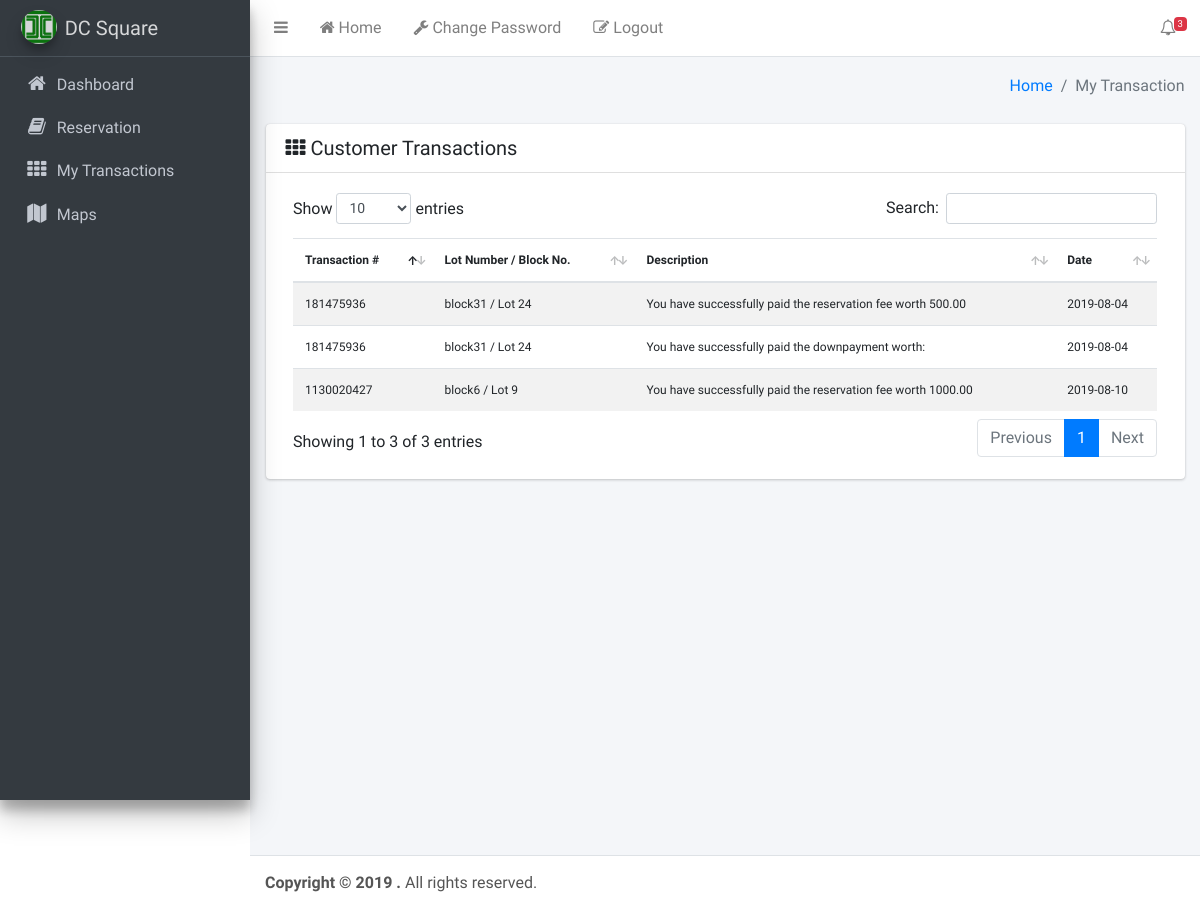
The app's page /user/mytransaction.php (signed in), older data.
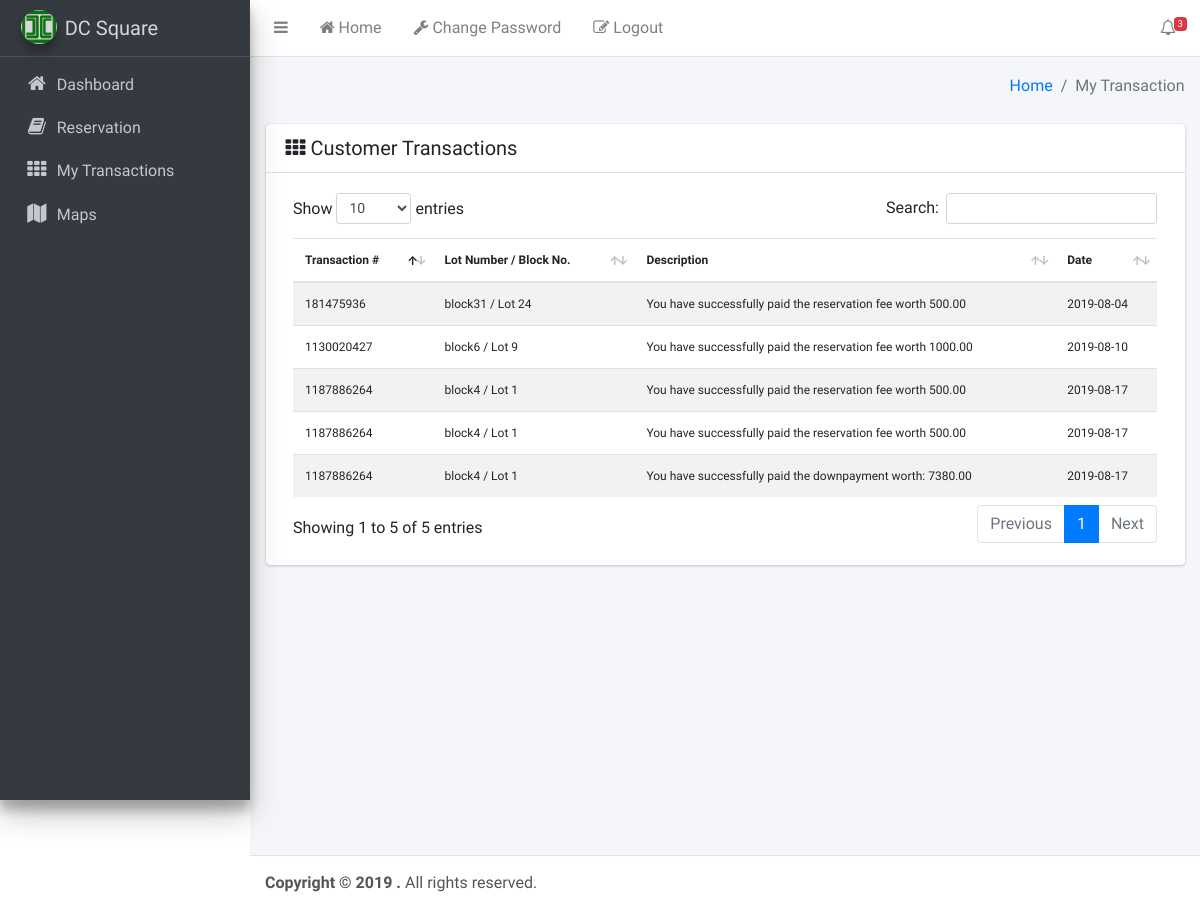
The same page, newer data.
### tables this page shows
CREATE TABLE `payment_list` (
  `PL_ID` int(11) NOT NULL,
  `reservation_id` int(11) NOT NULL,
  `customer_id` int(11) NOT NULL,
  `payment_desc` text NOT NULL,
  `total_payment` float(10,2) NOT NULL,
  `date_created` varchar(255) NOT NULL
);

CREATE TABLE `reservation` (
  `reservation_id` int(11) NOT NULL,
  `map_id` int(11) NOT NULL,
  `tcode` int(11) NOT NULL,
  `ID` int(11) NOT NULL,
  `terms` int(11) NOT NULL,
  `reservation_fee` float(10,2) NOT NULL,
  `dp` float(10,2) NOT NULL,
  `total_installment` float(10,2) NOT NULL,
  `date_created` text NOT NULL,
  `r_status` int(11) NOT NULL COMMENT '0=draft, 1= paid dp, 2=cancelled'
);

CREATE TABLE `map_box` (
  `id` int(11) NOT NULL,
  `block_no` varchar(255) DEFAULT NULL,
  `lot_price` float(10,2) NOT NULL,
  `lot_no` varchar(255) DEFAULT NULL,
  `box_name` varchar(255) DEFAULT NULL,
  `box_age` varchar(255) DEFAULT NULL,
  `box_date` varchar(255) DEFAULT NULL,
  `box_due_date` varchar(255) DEFAULT NULL,
  `box_status` varchar(255) DEFAULT NULL
);

### user/mytransaction.php (the view, shortened to what this page needs)
<?php
  include'../config/db.php';
?>
<?php include'../assets/header.php';?>
<body class="hold-transition sidebar-mini">
<div class="wrapper">
<?php include'../assets/nav.php';?>
<?php include'../assets/sidebar.php'?>
  <div class="content-wrapper">
    <div class="content-header">
      <div class="container-fluid">
        <div class="row mb-2">
          <div class="col-sm-6">
          </div>
          <div class="col-sm-6">
            <ol class="breadcrumb float-sm-right">
              <li class="breadcrumb-item"><a href="index.php">Home</a></li>
              <li class="breadcrumb-item active">My Transaction</li>
            </ol>
          </div>
        </div>
      </div>
    </div>
    <div class="content">
      <div class="container-fluid">
        <div class="row">
          <div class="col-lg-12">
            <div class="card">
              <div class="card-header">
                <h5 class="m-0"><i class="fa fa-th"></i> Customer Transactions </h5>
              </div>
              <div class="card-body">
              <table class="table table-striped" id="example1" style="font-size:12px;">
  <thead>
  <tr>
    <th>Transaction # </th>
    <th>Lot Number / Block No.</th>
    <th>Description</th>
    <th>Date</th>
  </tr>
  </thead>
  <tbody>
<?php
  $query = $dbcon->query("SELECT * FROM payment_list
    INNER JOIN reservation on reservation.reservation_id = payment_list.reservation_id
    INNER JOIN map_box on map_box.id = reservation.map_id WHERE customer_id = '".$_SESSION['ID']."'") or die(mysqli_error());
  while($row = $query->fetch_assoc()){
?>
<tr>
    <td><?php echo $row['tcode']?></td>
    <td><?php echo $row['block_no']?> / <?php echo $row['lot_no']?></td>
    <td><?php echo $row['payment_desc']?></td>
    <td><?php echo $row['date_created']?></td>
  </tr>
<?php
}
?>
    </tbody>
</table>
              </div>
            </div>
          </div>
        </div>
      </div>
    </div>
  </div>
<?php include'../assets/footer.php';?>
</body>
</html>

### assets/header.php (shortened to what this page needs)
<!DOCTYPE html>
<html lang="en">
<head>
  <link rel="stylesheet" href="../plugins/font-awesome/css/font-awesome.min.css">
  <link rel="stylesheet" href="../dist/css/adminlte.min.css">
  <link rel="stylesheet" href="../plugins/datatables/dataTables.bootstrap4.min.css">
  <link rel="stylesheet" href="../toast/css/jquery.toast.css">
</head>

### assets/nav.php (shortened to what this page needs)
<nav class="main-header navbar navbar-expand bg-white navbar-light border-bottom">
  <ul class="navbar-nav">
    <li class="nav-item">
      <a class="nav-link" data-widget="pushmenu" href="#"><i class="fa fa-bars"></i></a>
    </li>
    <li class="nav-item d-none d-sm-inline-block">
      <a href="index.php" class="nav-link"><i class="fa fa-home"></i> Home</a>
    </li>
    <li class="nav-item d-none d-sm-inline-block">
      <a href="change.php" class="nav-link"><i class="fa fa-wrench"></i> Change Password</a>
    </li>
    <li class="nav-item d-none d-sm-inline-block">
      <a href="logout.php" class="nav-link"><i class="fa fa-edit"></i> Logout</a>
    </li>
  </ul>
  <ul class="navbar-nav ml-auto">
    <li class="nav-item dropdown">
      <a class="nav-link" data-toggle="dropdown" href="#">
        <i class="fa fa-bell-o"></i>
        <span class="badge badge-danger navbar-badge">3</span>
      </a>
    </li>
  </ul>
</nav>

### assets/sidebar.php (shortened to what this page needs)
  <aside class="main-sidebar sidebar-dark-primary elevation-4">
    <a href="index.php" class="brand-link">
      <img src="../image/DC logo.jpg" alt="AdminLTE Logo" class="brand-image img-circle elevation-3"
           style="opacity: .8">
      <span class="brand-text font-weight-light">DC Square</span>
    </a>
    <div class="sidebar">
      <nav class="mt-2">
        <ul class="nav nav-pills nav-sidebar flex-column" data-widget="treeview" role="menu" data-accordion="false">
          <li class="nav-item">
            <a href="index.php" class="nav-link">
              <i class="nav-icon fa fa-home"></i>
             Dashboard
            </a>
          </li>
<?php if($_SESSION['UserRole'] == '1'):?>
          <li class="nav-item">
            <a href="myreservation.php" class="nav-link">
              <i class="nav-icon fa fa-book"></i>
              <p>
                Reservation
              </p>
            </a>
          </li>
          <li class="nav-item">
            <a href="mytransaction.php" class="nav-link">
              <i class="nav-icon fa fa-th"></i>
              <p>
                My Transactions
              </p>
            </a>
          </li>
          <li class="nav-item">
            <a href="../map/index.php" class="nav-link">
              <i class="nav-icon fa fa-map"></i>
              <p>
                Maps
              </p>
            </a>
          </li>
<?php endif;?>
        </ul>
      </nav>
    </div>
  </aside>

### assets/footer.php (shortened to what this page needs)
  <footer class="main-footer">
    <strong>Copyright &copy; 2019 .</strong> All rights reserved.
  </footer>
</div>

Row changes from the older to the newer data that the page shows:
removed payment_list: reservation.tcode "181475936", map_box.block_no "block31", map_box.lot_no "Lot 24", payment_desc "You have successfully paid the downpayment worth:", reservation.date_created "2019-08-04"
added payment_list: reservation.tcode "1187886264", map_box.block_no "block4", map_box.lot_no "Lot 1", payment_desc "You have successfully paid the reservation fee worth 500.00", reservation.date_created "2019-08-17"
added payment_list: reservation.tcode "1187886264", map_box.block_no "block4", map_box.lot_no "Lot 1", payment_desc "You have successfully paid the reservation fee worth 500.00", reservation.date_created "2019-08-17"
added payment_list: reservation.tcode "1187886264", map_box.block_no "block4", map_box.lot_no "Lot 1", payment_desc "You have successfully paid the downpayment worth: 7380.00", reservation.date_created "2019-08-17"
Text that changed along with them:
text written by a page script: "Show entries Search: Showing 1 to 3 of 3 entries Previous 1 Next" → "Show entries Search: Showing 1 to 5 of 5 entries Previous 1 Next"
